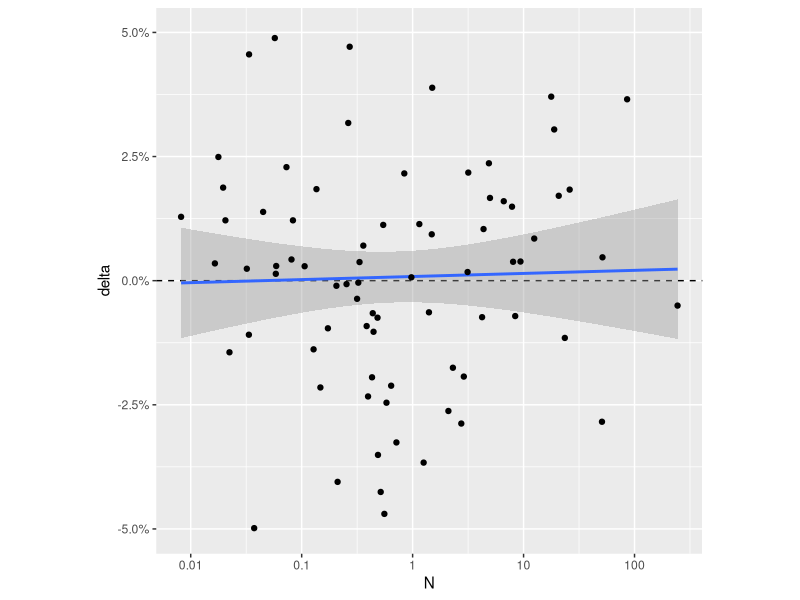

Source code (R): (Note: this script raises an error after producing the figure.)
library(tidyverse)
library(mgcv)
# set.seed(1)


# ---- Survey setup ----

n_sites <- 10
n_years <- 50
n_species <- 80
C <- array(NA, dim = c(n_years, n_sites, n_species))


# ---- Simulate counts ----

beta0 <- c()
beta1 <- c()
for(spp in 1:n_species){
  
  beta0[spp] <- rnorm(n = 1, mean = -1, sd = 2.5)
  beta1[spp] <- rnorm(n = 1, mean = 0, sd = 0.02)
  pln_noise <- rexp(n = 1, rate = 10)
  
  for(s in 1:n_sites){
    
    eps_site <- rnorm(n = 1, mean = 0, sd = 1)
    
    for(t in 1:n_years){
      
      log_mu <- (beta0[spp] + eps_site) + beta1[spp] * (t-1)
      # C[t,s,spp] <- rpois(n = 1, lambda = exp(log_mu))
      log_lambda <- rnorm(n = 1, mean = log_mu, sd = pln_noise)
      lambda <- exp(log_lambda)
      C[t,s,spp] <- rpois(n = 1, lambda = lambda)
    }
  }
}


# ---- Convert C matrix to data frame list for modeling ----

df_list <- list()
for(spp in 1:n_species){
  df_list[[spp]] <- C[,,spp] %>%
    as.data.frame() %>%
    as_tibble() %>%
    mutate(year = row_number()-1) %>%
    pivot_longer(cols = -year, names_to = "site", values_to = "count") %>%
    mutate(species = spp,
           site = as.factor(site))
}


# ---- Recover beta0 and beta1 estimates ----

hat_beta0 <- c()
hat_beta1 <- c()
for(spp in 1:n_species){

  m <- bam(
    formula = count ~ year + s(site, bs = "re"),
    # formula = count ~ year, 
    family = "poisson", 
    data = df_list[[spp]], 
    discrete = T,
    gamma = 1.4)
  
  hat_beta0[spp] <- coef(m)[1]
  hat_beta1[spp] <- coef(m)[2]
  
}


# ---- Plot results ----

data.frame(
  N = hat_beta0,
  delta = exp(hat_beta1)-1) %>%
  filter(delta >= -0.05, delta <= 0.05,
         N >= log(0.0001), N <= log(1000)) %>%
  ggplot(aes(x = N, y = delta)) +
  geom_hline(yintercept = 0, linetype = "dashed") +
  geom_smooth(method = "lm") +
  geom_point() +
  scale_x_continuous(
    breaks = c(log(0.0001),log(0.001), log(0.01),log(0.1),log(1),log(10), log(100), log(1000)),
    labels = c("0.0001", "0.001", "0.01", "0.1", "1", "10", "100", "1000")) +
  scale_y_continuous(limits = c(-0.05, 0.05), labels = scales::percent_format()) +
  theme(aspect.ratio = 1)


# ---- Fit a community-level model ----

fit_corr <- glmmTMB(
  count ~ year + 
    (1 + year | species) + 
    (1 | species:site),
  family = nbinom2,
  data = df
)

fit_nocorr <- glmmTMB(
  count ~ year + 
    (1 | species) + 
    (0 + year | species) + 
    (1 | species:site),
  family = nbinom2,
  data = df
)

AIC(fit_corr, fit_nocorr)
anova(fit_nocorr, fit_corr)








